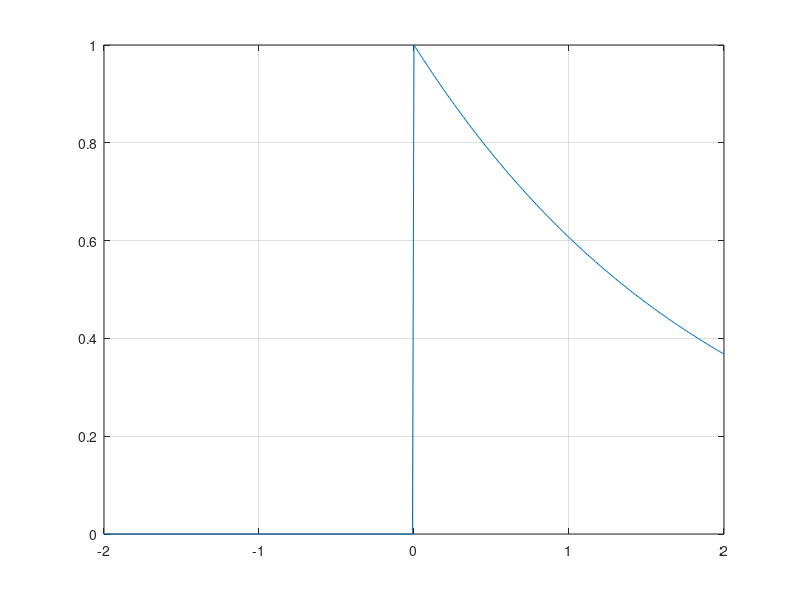
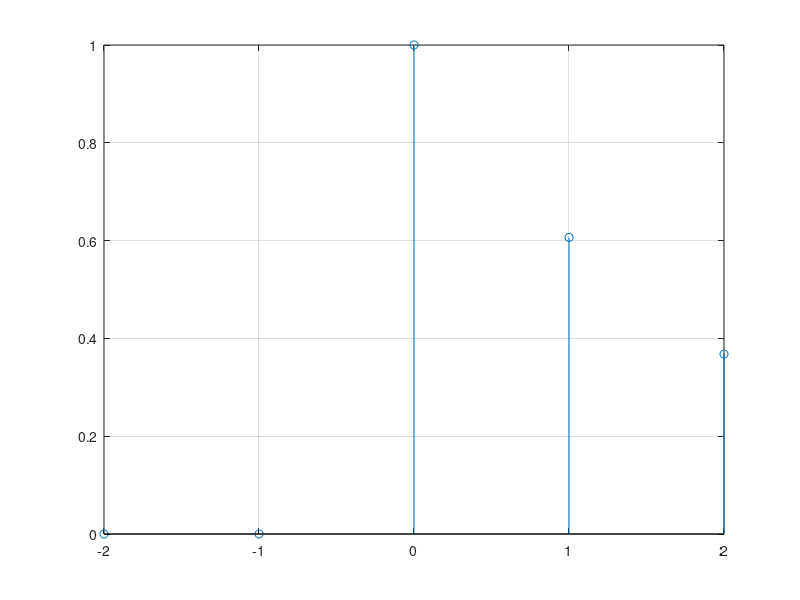
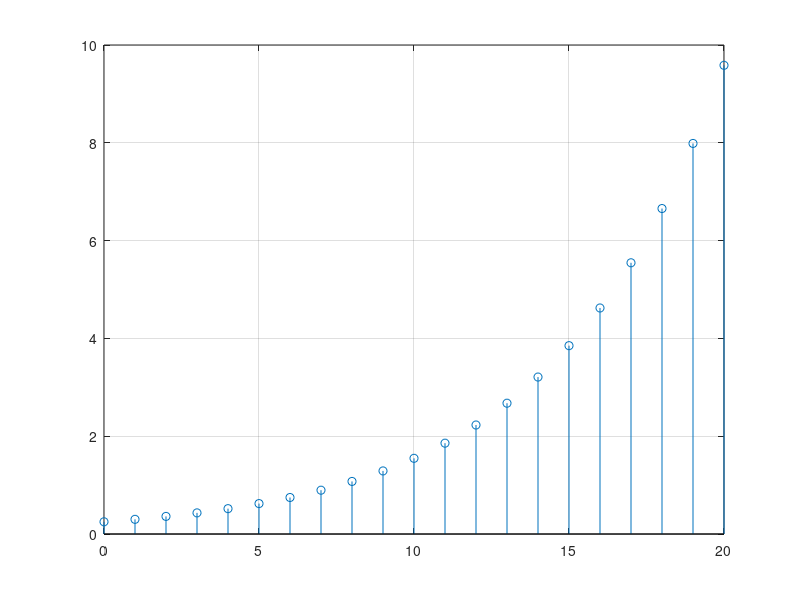

Reproduce these figures in MATLAB, in order.
t = -2:0.01:2;
u_t = (t >= 0);
f_t = exp(-0.5*t) .* u_t;       
figure;
plot(t, f_t);
grid on;


n = -2:1:2;
u_n = (n >= 0);
f_n = exp(-0.5*n) .* u_n;
figure;
stem(n, f_n);          
grid on;


n2 = 0:20;
f2 = 0.25 * (1.2).^n2;          
figure;
stem(n2, f2);
grid on;

